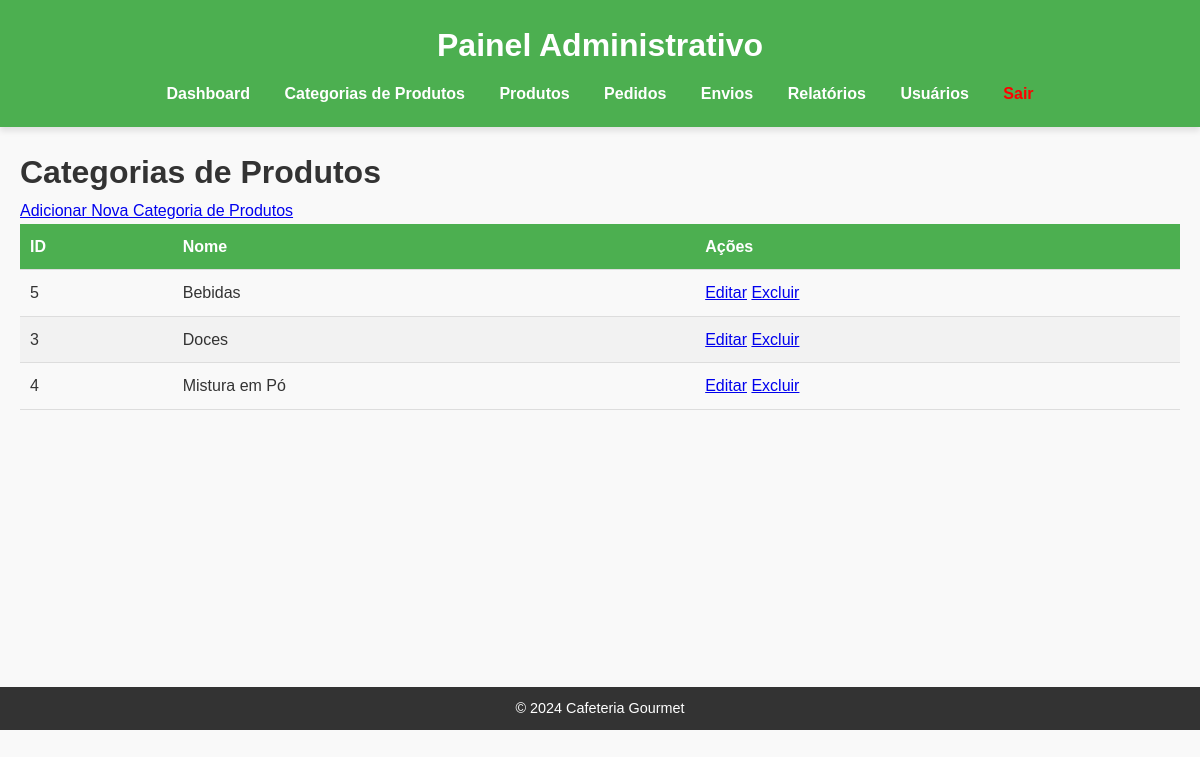
Page /cms/categories/list.php (signed in) on the committed database.
### tables this page shows
CREATE TABLE `categories` (
  `id` int(11) NOT NULL,
  `name` varchar(255) NOT NULL,
  `description` text DEFAULT NULL,
  `created_at` timestamp NULL DEFAULT current_timestamp(),
  `updated_at` timestamp NULL DEFAULT current_timestamp() ON UPDATE current_timestamp()
);

### cms/categories/list.php (the view, shortened to what this page needs)
<?php
require '../includes/db.php';
$stmt = $pdo->query("SELECT * FROM categories ORDER BY name ASC");
$categories = $stmt->fetchAll();
?>
<?php include '../header_admin.php'; ?>
<h1>Categorias de Produtos</h1>
<a href="create.php">Adicionar Nova Categoria de Produtos</a>
<table>
    <thead>
        <tr>
            <th>ID</th>
            <th>Nome</th>
            <th>Ações</th>
        </tr>
    </thead>
    <tbody>
        <?php foreach ($categories as $category): ?>
            <tr>
                <td><?php echo $category['id']; ?></td>
                <td><?php echo htmlspecialchars($category['name']); ?></td>
                <td>
                    <a href="edit.php?id=<?php echo $category['id']; ?>">Editar</a>
                    <a href="delete.php?id=<?php echo $category['id']; ?>" onclick="return confirm('Tem certeza que deseja excluir esta categoria?');">Excluir</a>
                </td>
            </tr>
        <?php endforeach; ?>
    </tbody>
</table>
<?php include '../footer_admin.php'; ?>

### cms/assets/style.css (style rules this page uses)
* { margin: 0; padding: 0; box-sizing: border-box; }
body { font-family: 'Arial', sans-serif; line-height: 1.6; color: #333; background-color: #f9f9f9; margin: 0; }
table { width: 100%; border-collapse: collapse; margin-bottom: 20px; }
table th, table td { padding: 10px; text-align: left; border-bottom: 1px solid #ddd; }
table th { background-color: #4CAF50; color: #fff; }
table tr:nth-child(even) { background-color: #f2f2f2; }

### rows in the picture
categories: id "5", name "Bebidas"
categories: id "3", name "Doces"
categories: id "4", name "Mistura em Pó"
